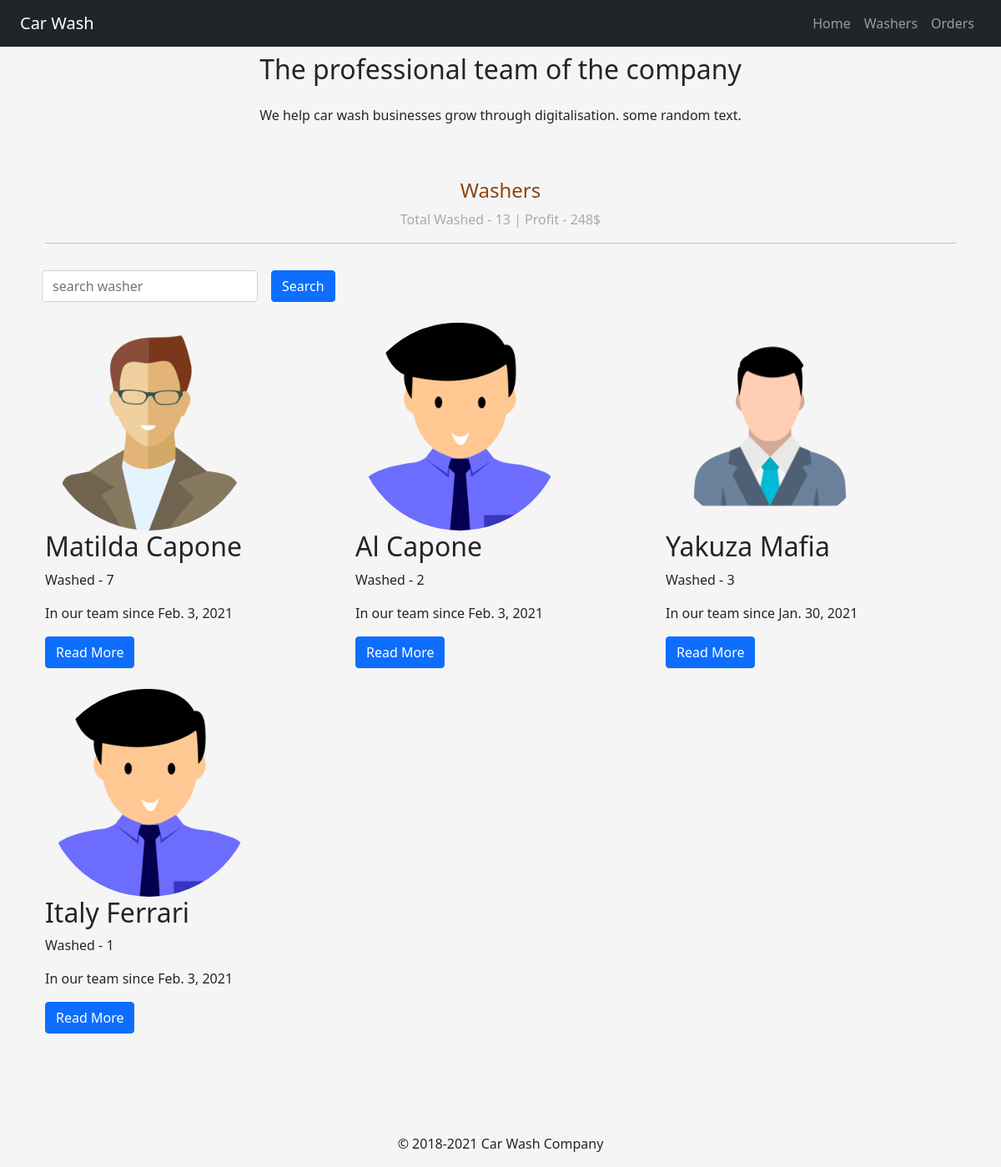
Screenshot of /carwash/washers/ with the database file from the repository.
### user/models.py (models this page shows, shortened)
class User(AbstractUser):
    username = None
    email = models.EmailField(verbose_name='E-Mail', unique=True)
    birthdate = models.DateField(verbose_name='Birthdate')
    phone = models.CharField(verbose_name='Mobile phone number', max_length=9, unique=True)
    joined = models.DateField(verbose_name="Joined")
    image = models.ImageField(upload_to='images/')
    status = models.PositiveSmallIntegerField(choices=Status.choices)
    salary = models.DecimalField(max_digits=8, decimal_places=2, verbose_name="Salary", default=0,
                                 help_text="In Percent")
    objects = UserManager()
    USERNAME_FIELD = 'email'
    REQUIRED_FIELDS = []
    class Meta:
        verbose_name = 'User'
        verbose_name_plural = 'Users'

### carwash/views.py (the view)
# urls.py: path('washers/', washer_list, name='washer_list'),
def washer_list(request: WSGIRequest) -> HttpResponse:
    washer_q = Q()
    order_q = Q()
    q = request.GET.get('q')
    if q:
        washer_q &= Q(first_name__icontains=q) | Q(last_name__icontains=q)
        order_q &= Q(washer__first_name__icontains=q[-1]) | Q(washer__last_name__icontains=q[-1])
    profit_q = ExpressionWrapper(
        F('price') * (1 - F('washer__salary') / Decimal('100.0')),
        output_field=DecimalField()
    )
    order_info: Dict[str, Optional[Decimal]] = Order.objects.filter(completion_date__isnull=False).filter(order_q)\
        .annotate(profit_per_order=profit_q)\
        .aggregate(profit=Sum('profit_per_order'), total=Count('id'))
    context = {
        'washers': User.objects.filter(status=Status.washer.value).filter(washer_q).annotate(
            washed_count=Count('orders')),
    }
    context.update(order_info)
    return render(request, 'pages/washer_list.html', context=context)

### templates/pages/washer_list.html (shortened to what this page needs)
{% extends 'base.html' %}
{% block content %}
	<div class="container marketing">
		<br><br>
		<h2 class="text-center pt-3">The professional team of the company</h2>
		<p class="text-center pt-3">We help car wash businesses grow through digitalisation. some random text.</p>
		<div class="text text-center">
			<br> <br>
			<h4 style="color:saddlebrown">Washers</h4>
			<p style="color: darkgray">Total Washed - {{ total }} | Profit - {{ profit|default_if_none:0 }}$</p>
			<hr>
		</div>
		<div class="row">
			<form class="row gx-3 gy-2 align-items-center" method="get" action=".">
				<div class="col-sm-3">
					<input type="text" class="form-control" id="search_washer" name="q" placeholder="search washer"
					       value="{{ request.GET.q }}">
				</div>
				<div class="col-auto">
					<button type="submit" class="btn btn-primary">Search</button>
				</div>
			</form>
		</div>
		<br>
		{% for washer in washers %}
			{% if forloop.counter0|divisibleby:4 %}
				<div class="row">
			{% endif %}
		<div class="col-lg-4">
			<img class="bd-placeholder-img rounded-circle" height=250 width=250 src="{{ washer.image.url }}"/>
			<h2>{{ washer.get_full_name }}</h2>
			<p>Washed - {{ washer.washed_count }}</p>
			<p>In our team since {{ washer.joined }}</p>
			<a class="btn btn-primary" href="{% url 'washer_detail' washer.pk %}" role="button">Read More</a>
			<br><br>
		</div>
		{% if forloop.counter|divisibleby:4 or forloop.last %}
			</div>
		{% endif %}
		{% endfor %}
		<br>
	</div>
{% endblock %}

### templates/base.html (style rules this page uses)
.bd-placeholder-img { font-size: 1.125rem; text-anchor: middle; -webkit-user-select: none; -moz-user-select: none; user-select: none; }

### rows the page displays
User: image (picture), get_full_name "Matilda Capone", washed_count "7", joined "Feb. 3, 2021"
User: image (picture), get_full_name "Al Capone", washed_count "2", joined "Feb. 3, 2021"
User: image (picture), get_full_name "Yakuza Mafia", washed_count "3", joined "Jan. 30, 2021"
User: image (picture), get_full_name "Italy Ferrari", washed_count "1", joined "Feb. 3, 2021"

### other values shown
{{ total }} "13"
{{ profit|default_if_none:0 }} "248"
